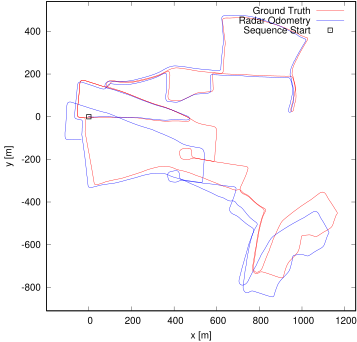

Write the gnuplot code that produced this figure.
set term postscript eps enhanced color
set output "00.eps"
set size ratio -1
set xrange [-198:1252]
set yrange [-910:540]
set xlabel "x [m]"
set ylabel "y [m]"
plot "00.txt" using 1:2 lc rgb "#FF0000" title 'Ground Truth' w lines,"00.txt" using 3:4 lc rgb "#0000FF" title 'Radar Odometry' w lines,"< head -1 00.txt" using 1:2 lc rgb "#000000" pt 4 ps 1 lw 2 title 'Sequence Start' w points
